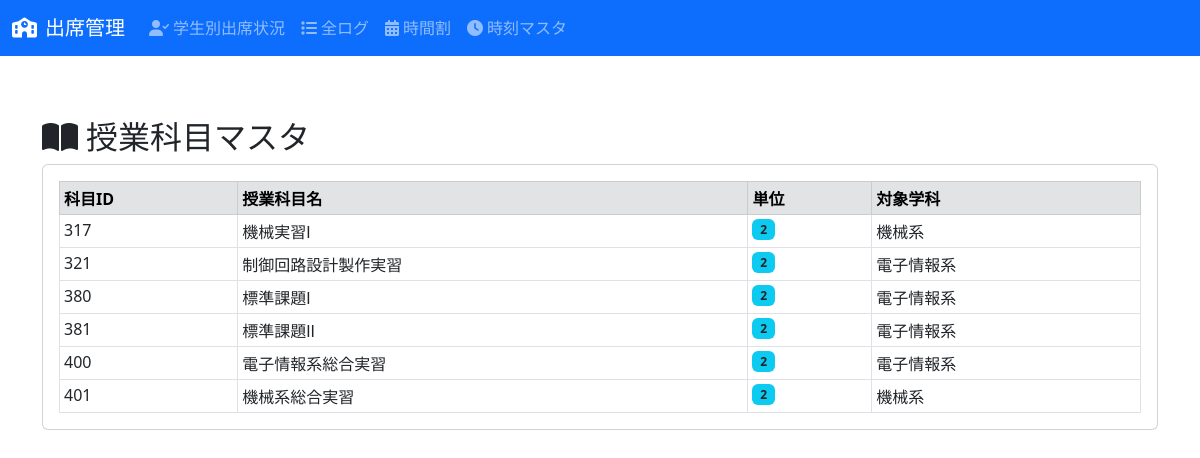
The page /subject_master on the database its author committed.
### main.py (models this page shows)
class 授業科目(db.Model):
    __tablename__ = '授業科目'
    授業科目ID = db.Column(db.SmallInteger, primary_key=True)
    授業科目名 = db.Column(db.String(255), nullable=False)
    学科ID = db.Column(db.SmallInteger, db.ForeignKey('学科.学科ID'), nullable=False)
    単位 = db.Column(db.SmallInteger, nullable=False) # TINYINT -> SmallInteger
    学科フラグ = db.Column(db.SmallInteger, nullable=False) # TINYINT -> SmallInteger
    備考 = db.Column(db.Text)

class 学科(db.Model):
    __tablename__ = '学科'
    学科ID = db.Column(db.SmallInteger, primary_key=True)
    学科名 = db.Column(db.String(100))
    備考 = db.Column(db.Text)

### main.py (the view)
@app.route('/subject_master', methods=['GET'])
def subject_master_page():
    subjects = db.session.query(授業科目.授業科目ID, 授業科目.授業科目名, 授業科目.単位, 学科.学科名) \
        .join(学科, 授業科目.学科ID == 学科.学科ID) \
        .order_by(授業科目.授業科目ID).all()
    return render_template('subject_master.html', title='授業科目マスタ', subjects=subjects)

### templates/subject_master.html
﻿{% extends "base.html" %}
{% block content %}
<h2 class="section-title"><i class="fas fa-book-open me-2"></i>授業科目マスタ</h2>
<div class="card p-3 table-responsive-custom mb-5">
{% if subjects %}
<table class="table table-bordered table-sm data-table mb-0">
    <thead class="table-secondary">
    <tr>
        <th>科目ID</th><th>授業科目名</th><th>単位</th><th>対象学科</th>
    </tr>
    </thead>
    <tbody>
    {% for r in subjects %}
    <tr>
        <td>{{ r['授業科目ID'] }}</td>
        <td>{{ r['授業科目名'] }}</td>
        <td><span class="badge bg-info text-dark">{{ r['単位'] }}</span></td>
        <td>{{ r['学科名'] }}</td>
    </tr>
    {% endfor %}
    </tbody>
</table>
{% else %}
<div class="alert alert-info" role="alert">授業科目データがありません。</div>
{% endif %}
</div>
{% endblock %}

### templates/base.html (shortened to what this page needs)
﻿<!DOCTYPE html>
<html lang="ja">
<head>
    <link href="https://cdn.jsdelivr.net/npm/bootstrap@5.3.0/dist/css/bootstrap.min.css" rel="stylesheet">
    <link rel="stylesheet" href="https://cdnjs.cloudflare.com/ajax/libs/font-awesome/6.0.0-beta3/css/all.min.css">
</head>
<body>
    <nav class="navbar navbar-expand-lg navbar-dark bg-primary fixed-top">
        <div class="container-fluid">
            <a class="navbar-brand" href="{{ url_for('index_page') }}"><i class="fas fa-school me-2"></i>出席管理</a>
            <div class="collapse navbar-collapse" id="navbarNav">
                <ul class="navbar-nav me-auto mb-2 mb-lg-0">
                    <li class="nav-item">
                        <a class="nav-link" href="{{ url_for('student_management_page') }}"><i class="fas fa-user-check me-1"></i>学生別出席状況</a>
                    </li>
                    <li class="nav-item">
                        <a class="nav-link" href="{{ url_for('logs_page') }}"><i class="fas fa-list me-1"></i>全ログ</a>
                    </li>
                    <li class="nav-item">
                        <a class="nav-link" href="{{ url_for('timetable_page') }}"><i class="fas fa-calendar-alt me-1"></i>時間割</a>
                    </li>
                    <li class="nav-item">
                        <a class="nav-link" href="{{ url_for('time_master_page') }}"><i class="fas fa-clock me-1"></i>時刻マスタ</a>
                    </li>
                </ul>
            </div>
        </div>
    </nav>
    <div class="container mt-4">
        {% block content %}{% endblock %}
    </div>
</body>
</html>

### templates/base.html (style rules this page uses)
body { padding-top: 70px; }

### rows shown on the page
授業科目: 授業科目ID "317", 授業科目名 "機械実習Ⅰ", 単位 "2", 学科名 "機械系"
授業科目: 授業科目ID "321", 授業科目名 "制御回路設計製作実習", 単位 "2", 学科名 "電子情報系"
授業科目: 授業科目ID "380", 授業科目名 "標準課題Ⅰ", 単位 "2", 学科名 "電子情報系"
授業科目: 授業科目ID "381", 授業科目名 "標準課題Ⅱ", 単位 "2", 学科名 "電子情報系"
授業科目: 授業科目ID "400", 授業科目名 "電子情報系総合実習", 単位 "2", 学科名 "電子情報系"
授業科目: 授業科目ID "401", 授業科目名 "機械系総合実習", 単位 "2", 学科名 "機械系"
